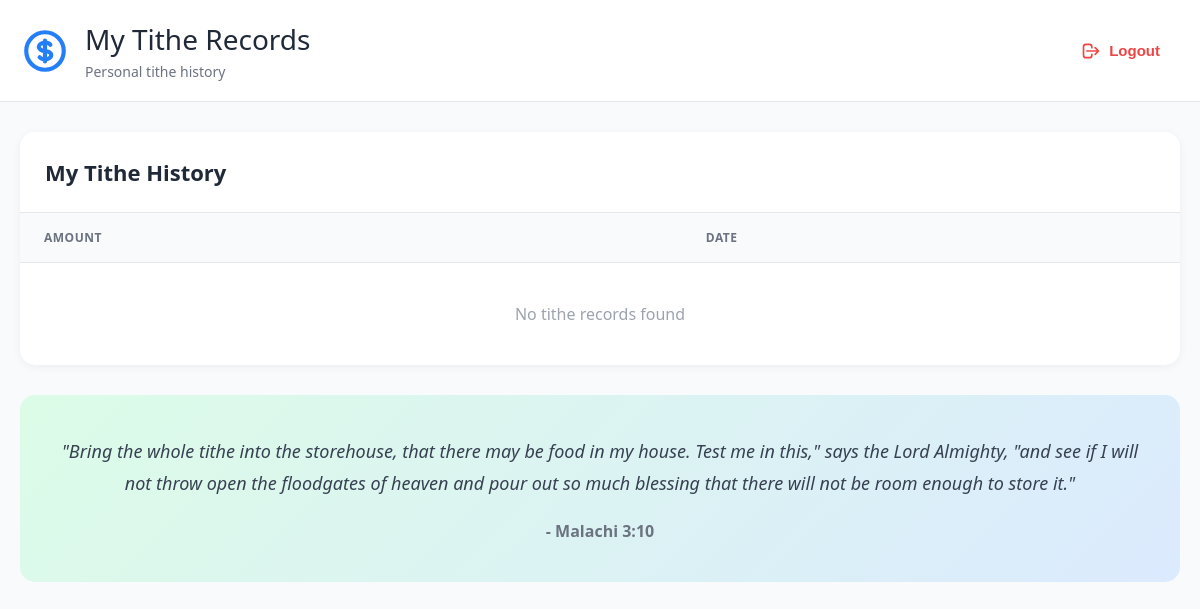
/tithe/tithe/user/ (signed in), run on an earlier commit of the app's database.
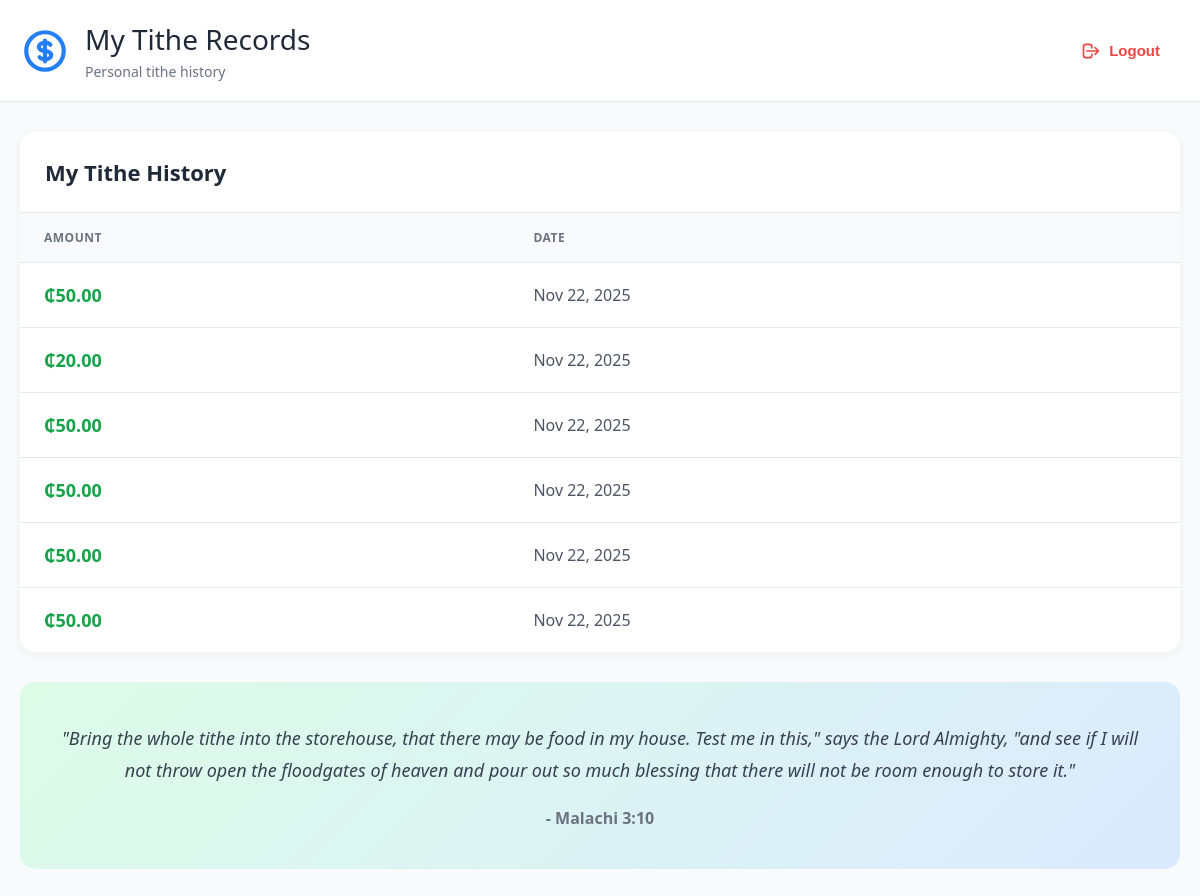
And on a later commit of the database.
### tithe/models.py (models this page shows, shortened)
class Tithe(models.Model):
    user = models.ForeignKey(CustomUser,on_delete=models.CASCADE)
    amount = models.DecimalField(decimal_places=2, max_digits=10)
    date = models.DateField()

### tithe/views.py (the view)
# urls.py: path('tithe/user/', views.list_related_user, name='user-tithe'),
@login_required
def list_related_user(request):
    user = request.user
    tithe = Tithe.objects.filter(user=user).all()
    return render(request,"tithe/user-tithe.html",{"tithe":tithe})

### tithe/templates/tithe/user-tithe.html (shortened to what this page needs)
{% extends 'tithe/base.html' %}
{% block content %}
<div class="dashboard">
    <header class="header">
        <div class="header-content">
            <div class="header-left">
                <div class="header-icon">
                    <svg fill="none" stroke="currentColor" viewBox="0 0 24 24">
                        <path stroke-linecap="round" stroke-linejoin="round" stroke-width="2" d="M12 8c-1.657 0-3 .895-3 2s1.343 2 3 2 3 .895 3 2-1.343 2-3 2m0-8c1.11 0 2.08.402 2.599 1M12 8V7m0 1v8m0 0v1m0-1c-1.11 0-2.08-.402-2.599-1M21 12a9 9 0 11-18 0 9 9 0 0118 0z"/>
                    </svg>
                </div>
                <div>
                    <div class="header-title">My Tithe Records</div>
                    <div class="header-subtitle">Personal tithe history</div>
                </div>
            </div>
            <form method="POST" action="{% url 'tithe:logout_user' %}">
                <button type="submit" class="btn-logout">
                    <svg fill="none" stroke="currentColor" viewBox="0 0 24 24">
                        <path stroke-linecap="round" stroke-linejoin="round" stroke-width="2" d="M17 16l4-4m0 0l-4-4m4 4H7m6 4v1a3 3 0 01-3 3H6a3 3 0 01-3-3V7a3 3 0 013-3h4a3 3 0 013 3v1"/>
                    </svg>
                    Logout
                </button>
            </form>
        </div>
    </header>
    <div class="main-content">
        <div class="table-section">
            <div class="table-header">
                <div class="table-title">My Tithe History</div>
            </div>
            <table>
                <thead>
                    <tr>
                        <th>Amount</th>
                        <th>Date</th>
                    </tr>
                </thead>
                <tbody>
                    {% for tithe in tithe %}
                    <tr>
                        <td><span class="amount" style="font-size: 18px;">₵{{ tithe.amount }}</span></td>
                        <td>{{ tithe.date|date:"M d, Y" }}</td>
                    </tr>
                    {% empty %}
                    <tr>
                        <td colspan="2" style="text-align: center; padding: 40px; color: #9ca3af;">No tithe records found</td>
                    </tr>
                    {% endfor %}
                </tbody>
            </table>
        </div>
        <div class="quote-section">
            <p class="quote-text">
                "Bring the whole tithe into the storehouse, that there may be food in my house.
                Test me in this," says the Lord Almighty, "and see if I will not throw open the
                floodgates of heaven and pour out so much blessing that there will not be room
                enough to store it."
            </p>
            <p class="quote-author">- Malachi 3:10</p>
        </div>
    </div>
</div>
{% endblock %}

What changed in the data, as far as the page shows it:
added Tithe: amount "50.00", date "Nov 22, 2025"
added Tithe: amount "20.00", date "Nov 22, 2025"
added Tithe: amount "50.00", date "Nov 22, 2025"
added Tithe: amount "50.00", date "Nov 22, 2025"
added Tithe: amount "50.00", date "Nov 22, 2025"
added Tithe: amount "50.00", date "Nov 22, 2025"
Also different on the page:
text no longer shown: "No tithe records found"
